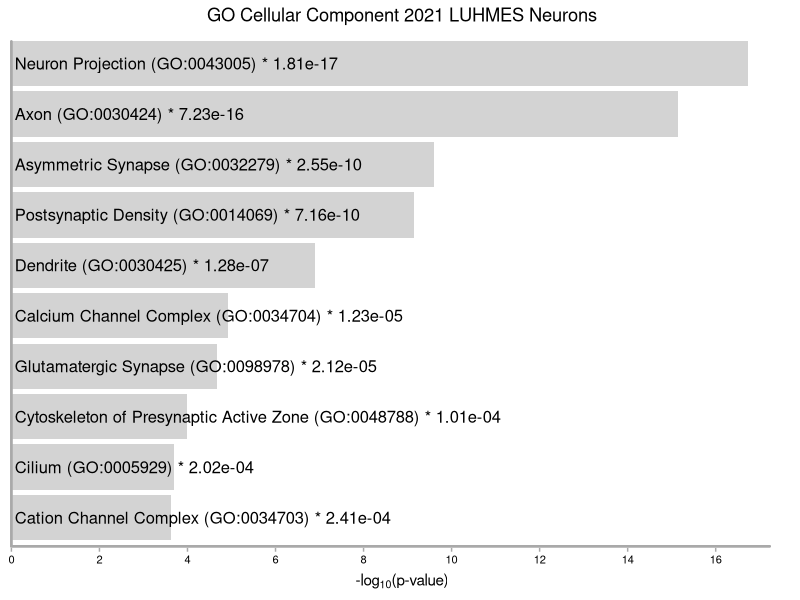

The R source for this figure:
# Load necessary libraries
library(ggplot2)
library(scales)
library(tools)

# New data frame with updated terms and p-values
data <- data.frame(
  Term = c("neuron projection (GO:0043005)", "axon (GO:0030424)",
           "asymmetric synapse (GO:0032279)", "postsynaptic density (GO:0014069)",
           "dendrite (GO:0030425)", "calcium channel complex (GO:0034704)",
           "glutamatergic synapse (GO:0098978)", "cytoskeleton of presynaptic active zone (GO:0048788)",
           "cilium (GO:0005929)", "cation channel complex (GO:0034703)"),
  P_Value = c(1.81E-17, 7.23E-16, 2.55E-10, 7.16E-10,
              1.28E-07, 1.23E-05, 2.12E-05, 0.000101,
              0.000202, 0.000241)

)

# Sort the data by P_Value in ascending order
data <- data[order(data$P_Value), ]

# Convert term names to title case
data$Term <- tools::toTitleCase(data$Term)

# Transform the p-values into a -log10 scale for better visualization
data$NegLog10_P_Value <- -log10(data$P_Value)

# Generate labels for the bars with the format: Term * p-value
data$labels <- paste(data$Term, "*", formatC(data$P_Value, format = "e", digits = 2), sep = " ")

# Create the bar plot with the new data and updated title
p <- ggplot(data, aes(x=NegLog10_P_Value, y=factor(Term, levels=rev(Term)))) +
  geom_bar(stat="identity", fill="lightgray") +
  geom_text(aes(x = 0.15, label = labels), hjust=0, size=4.2, color="black", position=position_stack(vjust=0.5)) +
  geom_segment(x = -0.02, y = 0.43, xend = max(data$NegLog10_P_Value) + 0.5, yend = 0.43, color = "darkgray", size = 0.5) +
  geom_segment(x = 0, y = 0.43, xend = 0, yend = length(unique(data$Term)) + 0.45, color = "darkgray", size = 0.5) + # Vertical line
  theme_minimal() +
  labs(x=expression("-log"[10]*"(p-value)"), y="", title="GO Cellular Component 2021 LUHMES Neurons") +
  theme(
    axis.text.x = element_text(color = "black", margin = margin(t = 2), size = 8),
    axis.text.y = element_blank(),
    axis.ticks.y = element_blank(),
    axis.title.x = element_text(margin = margin(t = 5)),
    axis.title.y = element_blank(),
    plot.title = element_text(hjust = 0.5),
    panel.grid.major = element_blank(),
    panel.grid.minor = element_blank(),
    legend.position = "none",
    axis.ticks.x = element_line(color = "darkgray", size = 0.5),
    axis.ticks.x.top = element_blank()
  ) +
  scale_x_continuous(
    breaks = seq(0, 16, by = 2),
    limits = c(0, max(data$NegLog10_P_Value) + 1),
    expand = c(0, 0)
  ) +
  coord_cartesian(clip = "off")


# Save the plot as a PDF to the specified path
pdf_path <- "GO_Cellular_Component_2021_LUHMES_Neurons.pdf"
ggsave(pdf_path, plot = p, width = 6, height = 6)

pdf_path
